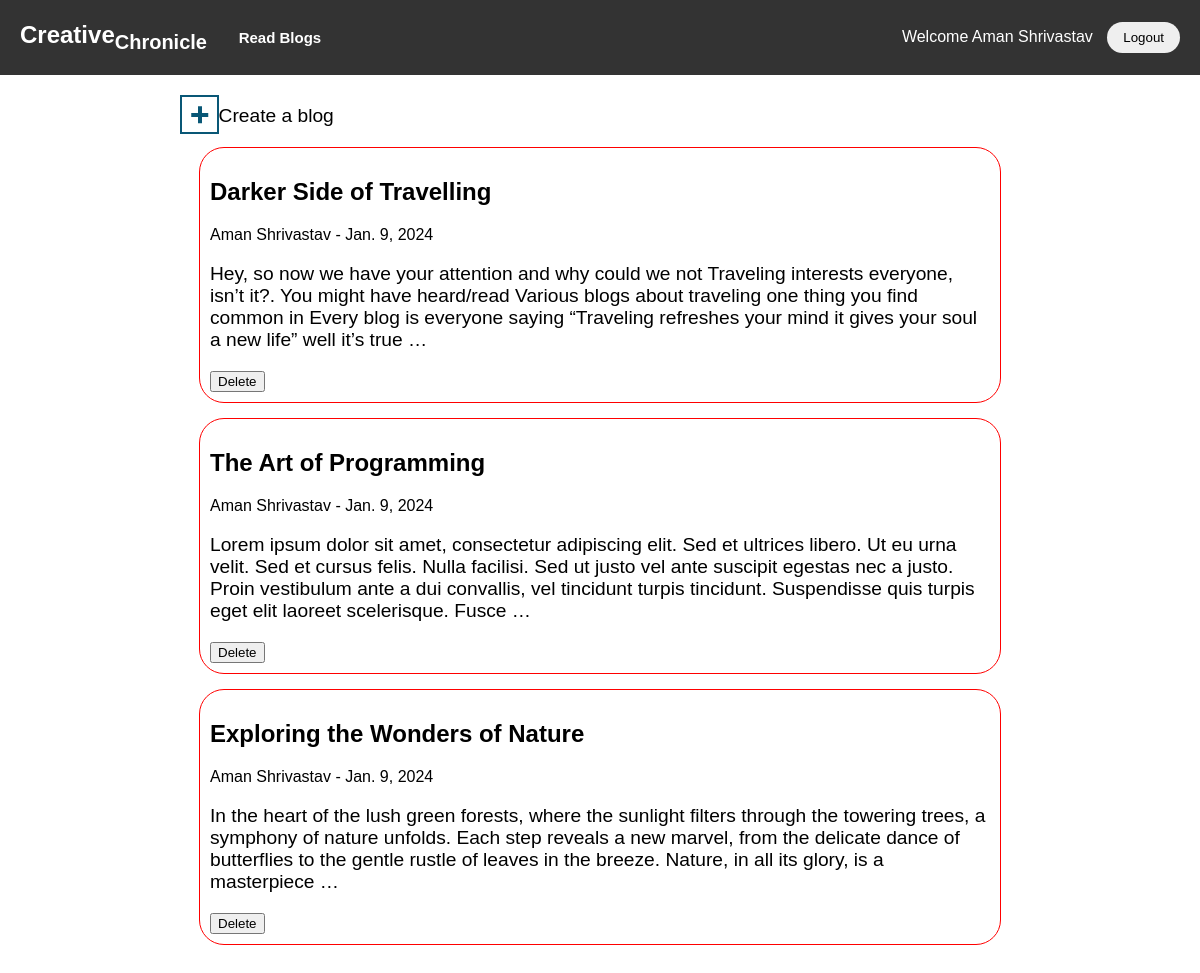
The app's page /home (signed in) with its own data.
### blog/models.py (models this page shows, shortened)
class SavePost(models.Model):
    title = models.CharField(max_length=255)
    author = models.ForeignKey(User,on_delete=models.CASCADE)
    post_date = models.DateField(auto_now_add=True)
    content = models.TextField()

### blog/views.py (the view, shortened to what this page needs)
# urls.py: path('home', views.home,name='home'),
def home(request):
    if request.user.is_anonymous:
        return redirect("/login")
    saveposts = SavePost.objects.filter(author=request.user).order_by('-post_date')
    return render(request, 'home.html', {'saveposts': saveposts})

### templates/home.html (shortened to what this page needs)
{% load static %}
<!DOCTYPE html>
<html lang="en">
<head>
    <link rel="stylesheet" type="text/css" href="{% static 'index.css' %}">
    <link rel="stylesheet" type="text/css" href="{% static 'home.css' %}">
</head>
<body>
    <div class="navbar">
        <div class="logo">Creative<sub>Chronicle</sub>
        <a href='blogs' class="read-blogs-link" style='font-size:15px; margin-left:25px; text-decoration:none; color:white;'>Read Blogs</a>
        </div>
        <div class="buttons">
            Welcome {{request.user}}
            <a href="{% url 'logout' %}"><button type="submit">Logout</button></a>
        </div>
    </div>
    <div class="button_plus" onclick="openModal()"></div>
    <div class="create"><p class="">Create a blog</p></div>
    {% for post in saveposts %}
    <div class="showposts">
        <h2 class="title">{{ post.title }}</h2>
        <span>{{ post.author.username }} - {{ post.post_date }}</span>
        <p class="desc">{{ post.content|truncatewords:50 }}</p>
        <form method="post" action="{% url 'home' %}">
            <button type="submit">Delete</button>
        </form>
    </div>
{% endfor %}
</body>
</html>

### static/index.css (style rules this page uses)
body { margin: 0; padding: 0; font-family: 'Arial', sans-serif; overflow: hidden; }
.navbar { background-color: #333; color: white; display: flex; justify-content: space-between; align-items: center; padding: 10px 20px; height: 55px; }
.logo { font-size: 1.5rem; font-weight: bold; }
.buttons button { padding: 8px 16px; margin-left: 10px; cursor: pointer; border: none; border-radius: 20px; transition: background-color 0.3s; }
p { font-size: 1.2em; margin-bottom: 20px; }

### static/home.css (style rules this page uses)
.button_plus { position: absolute; width: 35px; height: 35px; background: #fff; cursor: pointer; border: 2px solid #095776; margin-top: 20px; left: 15%; }
.button_plus:after { content: ''; position: absolute; transform: translate(-50%, -50%); height: 4px; width: 50%; background: #095776; top: 50%; left: 50%; }
.button_plus:before { content: ''; position: absolute; top: 50%; left: 50%; transform: translate(-50%, -50%); background: #095776; height: 50%; width: 4px; }
.create { padding-left: 5px; margin-top: 30px; margin-left: 17.8%; }
.showposts { position: relative; margin-top: 15px; left: 50%; transform: translateX(-50%); width: 65%; height: auto; border: 1px solid red; border-radius: 25px; padding: 10px; }

### templates/home.html (style rules this page uses)
body { overflow-y: auto; margin-bottom:30px; }

### records on screen
SavePost: title "Darker Side of Travelling", author.username "Aman Shrivastav", post_date "Jan. 9, 2024", content "Hey, so now we have your attention and why could we not Traveling interests everyone, isn’t it?. You might have heard/read Various blogs about traveling one thing you find common in Every blog is everyone saying “Traveling refreshes your mind it gives your soul a new life” well it’s true …"
SavePost: title "The Art of Programming", author.username "Aman Shrivastav", post_date "Jan. 9, 2024", content "Lorem ipsum dolor sit amet, consectetur adipiscing elit. Sed et ultrices libero. Ut eu urna velit. Sed et cursus felis. Nulla facilisi. Sed ut justo vel ante suscipit egestas nec a justo. Proin vestibulum ante a dui convallis, vel tincidunt turpis tincidunt. Suspendisse quis turpis eget elit laoreet scelerisque. Fusce …"
SavePost: title "Exploring the Wonders of Nature", author.username "Aman Shrivastav", post_date "Jan. 9, 2024", content "In the heart of the lush green forests, where the sunlight filters through the towering trees, a symphony of nature unfolds. Each step reveals a new marvel, from the delicate dance of butterflies to the gentle rustle of leaves in the breeze. Nature, in all its glory, is a masterpiece …"

### other values on screen
{{ request.user }} "Aman Shrivastav"
